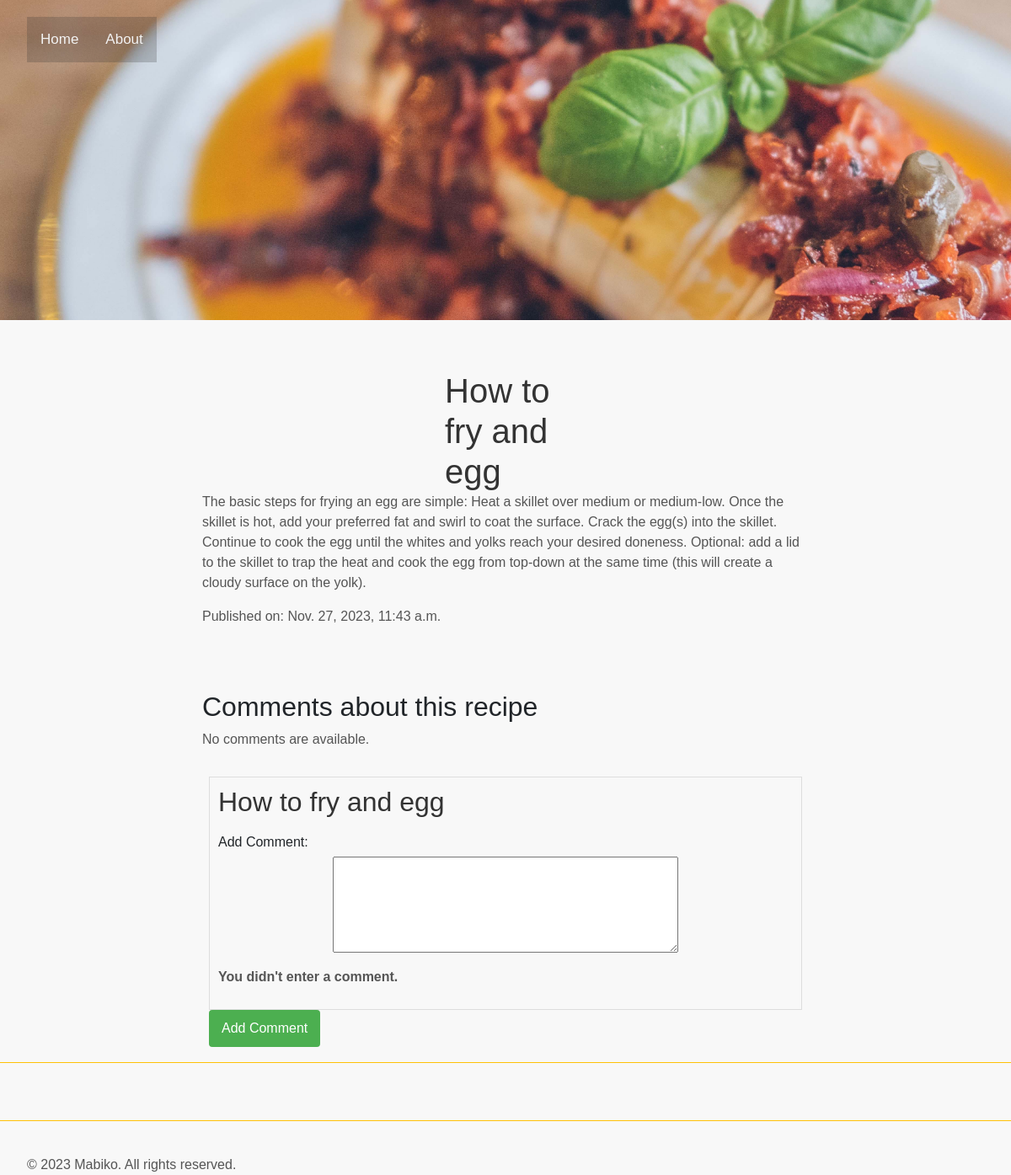
Page /recipes/2/addcomment/ on the committed database.
### recipes/models.py (models this page shows, shortened)
class Recipe(models.Model):
    pub_date = models.DateTimeField("date published")
    recipe_title = models.CharField(max_length=50)
    recipe_text = models.CharField(max_length=800)

### recipes/views.py (the view)
# urls.py: path('<int:recipe_id>/addcomment/', views.addcomment,name='addcomment'),
def addcomment(request, recipe_id):
    recipe = get_object_or_404(Recipe, pk=recipe_id)
    try:
        comment_text = request.POST["comment_text"]
    except KeyError:
        return render(
            request,
            "recipes/detail.html",
            {
                "recipe": recipe,
                "error_message": "You didn't enter a comment.",
            },
        )
    else:
        recipe.comments_set.create(choice_text=comment_text, votes=0)
        return HttpResponseRedirect(reverse("recipes:addcomment", args=(recipe.id,)))

### recipes/templates/recipes/detail.html (shortened to what this page needs)
{% load static %}
<!DOCTYPE html>
<html lang="en">
  <head>
    <link
      href="https://cdn.jsdelivr.net/npm/bootstrap@5.3.2/dist/css/bootstrap.min.css"
      rel="stylesheet"
    />
    <link rel="stylesheet" href="{% static 'css/detail.css' %}" />
  </head>
  <body>
    {% include 'recipes/navbar.html' %}
    <div class="recipebody">
      <h1>{{ recipe.recipe_title }}</h1>
      <p>{{ recipe.recipe_text }}</p>
      <p>Published on: {{ recipe.pub_date }}</p>
    </div>
    <div class="comments">
      <h2>Comments about this recipe</h2>
      {% if comments %}
      <ul class="recipescontainer">
        {% for comment in comments %}
        <p class="comment">{{ comment.choice_text}}</p>
        {% endfor %}
      </ul>
      {% else %}
      <p>No comments are available.</p>
      {% endif %}
    </div>
    <form action="{% url 'recipes:addcomment' recipe.id %}" method="post">
      <fieldset>
        <legend><h2>{{ recipe.recipe_title }}</h2></legend>
        <label for="comment_text">Add Comment:</label>
        <textarea
          name="comment_text"
          id="comment_text"
          rows="4"
          cols="50"
        ></textarea
        ><br />
        {% if error_message %}
        <p><strong>{{ error_message }}</strong></p>
        {% endif %}
      </fieldset>
      <input type="submit" value="Add Comment" />
    </form>
    <div class="footer">{% include 'recipes/footer.html' %}</div>
  </body>
</html>

### recipes/static/css/detail.css (style rules this page uses)
h1 { margin: 0 40%; }
body { font-family: Arial, sans-serif; background-color: #f8f8f8; margin: 0; padding: 0; }
h1 { color: #333; }
p { color: #555; }
form { margin-top: 20px; }
fieldset { border: 1px solid #ddd; padding: 10px; }
legend { font-size: 1.2em; font-weight: bold; color: #333; }
label { display: block; margin-bottom: 5px; }
textarea,form { margin: 0 20%; width: 60%; padding: 8px; box-sizing: border-box; margin-bottom: 10px; }
input[type="submit"] { background-color: #4caf50; color: white; padding: 10px 15px; border: none; border-radius: 4px; cursor: pointer; }
.recipebody { margin: 5% 20%; width: 60%; height: 40vh; }
.comments { margin: 2% 20%; width: 60%; height: 20%; }
.footer { border-top:1PX solid #ffc107; color: #333; padding: 20px 0; }

### rows in the picture
Recipe: recipe_title "How to fry and egg", recipe_text "The basic steps for frying an egg are simple: Heat a skillet over medium or medium-low. Once the skillet is hot, add your preferred fat and swirl to coat the surface. Crack the egg(s) into the skillet. Continue to cook the egg until the whites and yolks reach your desired doneness. Optional: add a lid to the skillet to trap the heat and cook the egg from top-down at the same time (this will create a cloudy surface on the yolk).", pub_date "Nov. 27, 2023, 11:43 a.m."

### other values in the picture
{{ error_message }} "You didn't enter a comment."
